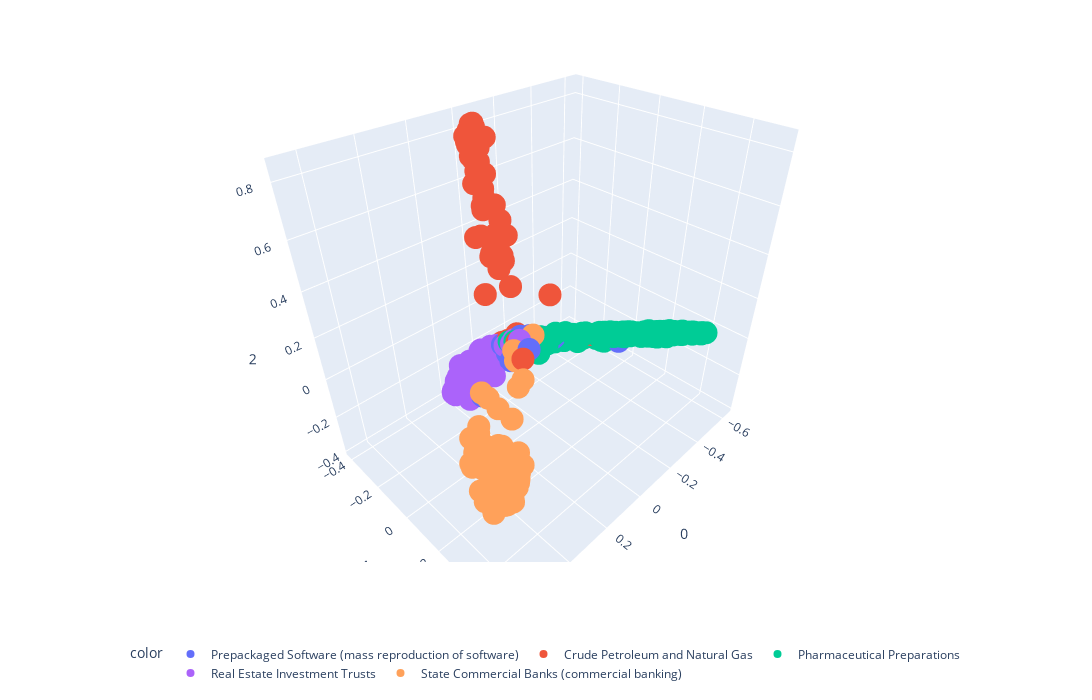

Here is the notebook cell this chart was saved with:
### Markdown cell above
And this is a 3-dimensional plot which plots the first three dimensions. You can interact with it as well.

### Code cell
std_func.pca_visualize_3d(plot)
